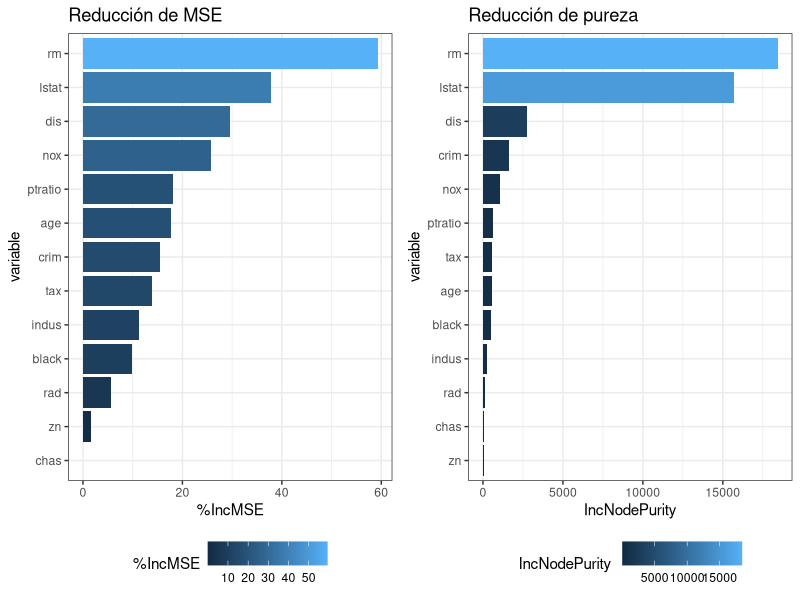
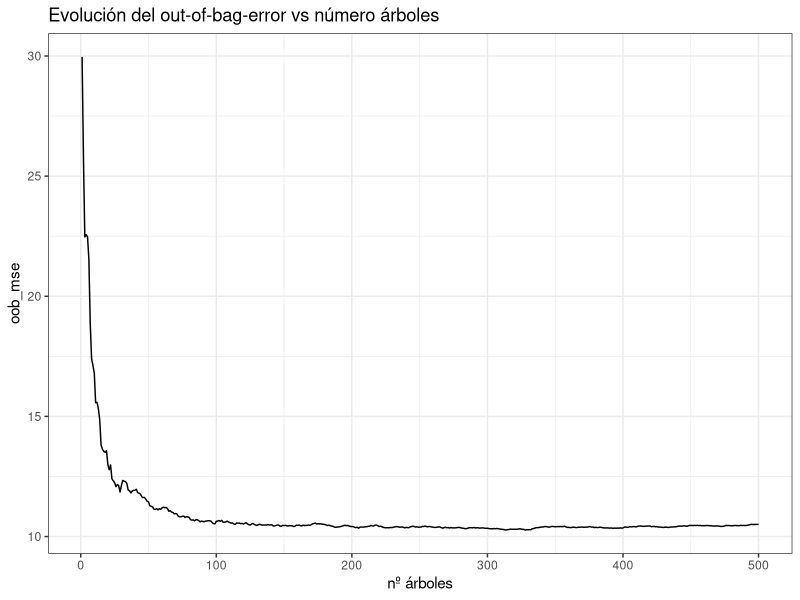

Source code (R) for these figures, in order:
# El set de datos Boston contiene información sobre viviendas de la ciudad de Boston
# así como información sobre el barrio en el que se encuentran. Se pretende generar
# modelo basado en árboles de regresión que permita predecir el precio medio de una
# vivienda (medv) en función de las variables disponibles. Para mejorar la capacidad
# predictiva del modelo se recurre al proceso de bagging.

# La función randomForest() del paquete randomForest permite ajustar modelos ensemble
# basados en árboles mediante el proceso de bagging y random forest. La misma función
# puede emplearse para ambos procesos, ya que, como se describe más adelante, random
# forest es un caso particular de bagging. Para obtener un modelo básico de bagging
# se indica que el número de predictores empleados por los árboles es igual al número
# de predictores disponibles (mtry = p).

library(MASS)
library(randomForest)
data("Boston")
ncol(Boston)


# El data set tiene 14 columnas: 1 variables respuesta y 13 predictores.
# 13 es el valor que se tiene que indicar en el argumento mtry.
set.seed(1)
train <- sample(1:nrow(Boston), size = nrow(Boston)/2)
modelo_bagging <- randomForest(medv ~ ., data = Boston, subset = train, mtry = 13)
modelo_bagging

# Al imprimir el resultado por pantalla se muestra: el número de árboles generados en el
# proceso, el número de predictores evaluados en cada división (en este caso todos los
# disponibles), el Mean of Squared Residuals y el porcentaje de varianza que el modelo
# es capaz de explicar. El término Mean of Squared Residuals hace referencia al out-of-bag MSE,
# que como se ha indicado anteriormente, puede interpretarse como una estimación del test error.

# Para comprobar la capacidad del modelo al aplicarlo a nuevos datos, se predicen las
# observaciones no utilizadas en el ajuste del modelo.
predicciones <- predict(object = modelo_bagging, newdata = Boston[-train,])
test_mse     <- mean((predicciones - Boston[-train, "medv"])^2)
paste("Error de test (mse) del modelo obtenido por bagging es:",
      round(test_mse,2))

# El test-MSE asociado al árbol de regresión obtenido por bagging es de 13.18, casi la mitad
# del obtenido anteriormente con un árbol generado por pruning (23). Esto pone de manifiesto
# la superioridad de los modelos obtenidos por bagging en comparación a los obtenidos por pruning.
# Gracias a la estimación del out-of-bag MSE y su similitud con el leave-one-out error,
# realmente no es necesario dividir las observaciones disponibles en training y test para
# evaluar el modelo. Se pueden emplear todas ellas en el proceso de bagging y considerar
# el out-of-bag MSE como una estimación de test-MSE. Esto es una ventaja importante,
# sobretodo, cuando no se dispone de muchas observaciones. Sin embargo, para comparar
# un modelo de bagging con otros modelos distintos, sí se necesita # disponer de un set
# de test para que las comparaciones sean estrictamente válidas.
modelo_bagging <- randomForest(medv ~ ., data = Boston, mtry = 13, ntree = 500,
                               importance = TRUE)
modelo_bagging

# Como se ha comentado en las definiciones teóricas anteriores, una de las principales
# ventajas de los modelos de bagging es su capacidad para cuantificar la importancia
# de los predictores. La función  importance() permite extraer esta informacion de
# objetos creados mediante randomforest(). El resultado es una matriz que contiene
# dos medidas de importancia: %IncMSE y IncNodePurity.
install.packages('tidyverse')
library(tidyverse)
library(ggpubr)
importancia_pred <- as.data.frame(importance(modelo_bagging, scale = TRUE))
importancia_pred <- rownames_to_column(importancia_pred, var = "variable")
p1 <- ggplot(data = importancia_pred, aes(x = reorder(variable, `%IncMSE`),
                                          y = `%IncMSE`,
                                          fill = `%IncMSE`)) +
    labs(x = "variable", title = "Reducción de MSE") +
    geom_col() +
    coord_flip() +
    theme_bw() +
    theme(legend.position = "bottom")

p2 <- ggplot(data = importancia_pred, aes(x = reorder(variable, IncNodePurity),
                                          y = IncNodePurity,
                                          fill = IncNodePurity)) +
    labs(x = "variable", title = "Reducción de pureza") +
    geom_col() +
    coord_flip() +
    theme_bw() +
    theme(legend.position = "bottom")
ggarrange(p1, p2)

# Los resultados muestran que, teniendo en cuenta todos los árboles generados en el
# proceso de bagging, las variables lstat y rm son con diferencia las más importantes
# en el modelo.
# Por defecto, la funcion randomForest() crea 500 árboles. Este valor se puede modificar
# mediante el argumento ntree, siendo recomendable no sustituirlo por valores muy
# pequeños para que todas las observaciones participen un mínimo de veces en el proceso.
# Una forma de identificar el numero óptimo de arboles es representando la evolución del
# out-of-bag-error en función del número de árboles

oob_mse <- data.frame(oob_mse = modelo_bagging$mse,
                      arboles = seq_along(modelo_bagging$mse))
ggplot(data = oob_mse, aes(x = arboles, y = oob_mse )) +
  geom_line() +
  labs(title = "Evolución del out-of-bag-error vs número árboles",
       x = "nº árboles") +
  theme_bw()

# En este caso, a partir de aproximadamente 100 árboles la precisión del modelo se estabiliza.
# De hecho, tanto el out-of-bag-MSE como el test error que se obtienen si en lugar de 500
# arboles se emplean solo 100 es casi el mismo.

modelo_bagging <- randomForest(medv ~ ., data = Boston, subset = train,
                               mtry = 13, ntree = 100)
modelo_bagging

# Calculo del test error
predicciones <- predict(object = modelo_bagging, newdata = Boston[-train,])
test_mse <- mean((predicciones - Boston[-train, "medv"])^2)
paste("Error de test (mse) del modelo obtenido por bagging es:",
      round(test_mse,2))
      
